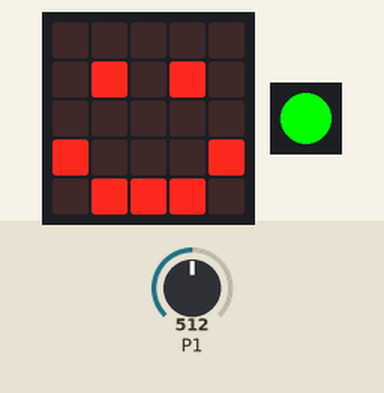
Bench run of a program on a simulated Calliope mini (MakeCode). On the bench: the board's 5×5 LED display, 1 RGB LEDs in strip order, left to right. The inputs (shaded band) are chosen by the test bench; at power-on: P1 = 512 (analog values on the 0–1023 scale).

Above: at 1.2 s.
1.3 s: P1 set to 159
3.0 s: P1 set to 142
At 4.9 s:
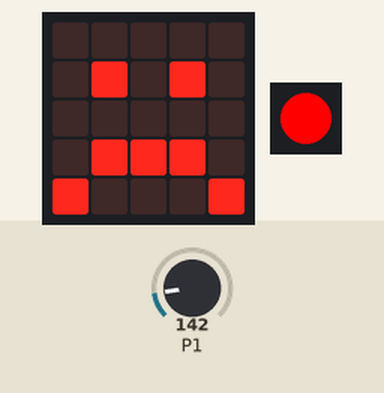
5.2 s: P1 set to 160
At 6.0 s:
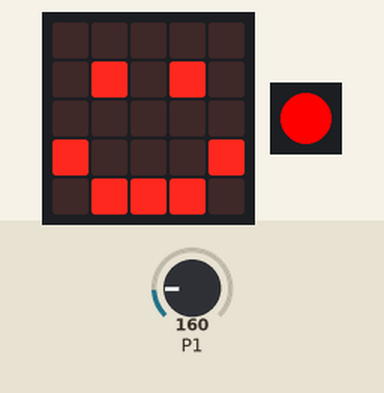
7.6 s: P1 set to 140
At 8.5 s:
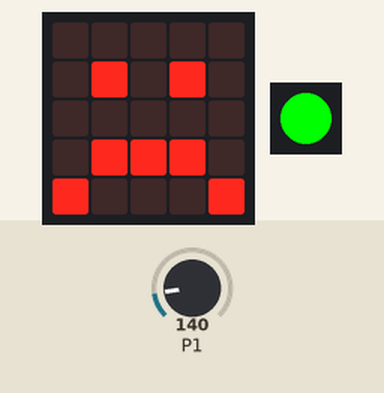
10.1 s: P1 set to 306
At 12.2 s:
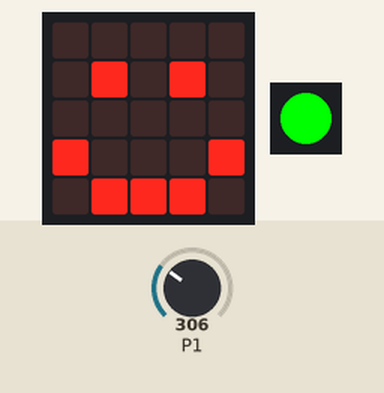
Timing chart, 0 to 13.6 s (numbered marks = the images above; inputs shaded):
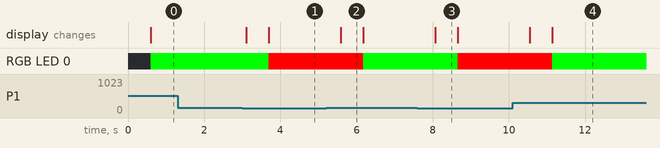

Measured:
- the behaviour switches between 150 and 149 on P1 (found by bisection; images 0 and 1)
- after the input at 1.3 s, every drawn part: stays the same
- after the input at 3.0 s, RGB LED 0: RGB(0, 255, 0) → RGB(255, 0, 0) after 0.70 s; the display: first changes after 0.10 s (image 1 shows a later state)
- after the input at 5.2 s, RGB LED 0: RGB(255, 0, 0) → RGB(0, 255, 0) after 0.98 s; the display: changes after 0.38 s (image 2)
- after the input at 7.6 s, RGB LED 0: RGB(0, 255, 0) → RGB(255, 0, 0) after 1.1 s; the display: changes after 0.46 s (image 3)
- after the input at 10.1 s, RGB LED 0: RGB(255, 0, 0) → RGB(0, 255, 0) after 1.0 s; the display: first changes after 0.44 s (image 4 shows a later state)
- what the display in image 2 shows lasts 0.6 s, from 5.6 s to 6.2 s

The program:

main.ts
```typescript
basic.forever(function () {
    if (pins.analogReadPin(AnalogPin.P1) < 150) {
        basic.showIcon(IconNames.Sad)
        basic.setLedColor(0xff0000)
    } else {
        basic.showIcon(IconNames.Happy)
        basic.setLedColor(0x00ff00)
    }
})
```

test.ts
```typescript
// aquí va el archivo "tests"; esto no se compilará cuando este paquete se utilice como una extensión.
```
